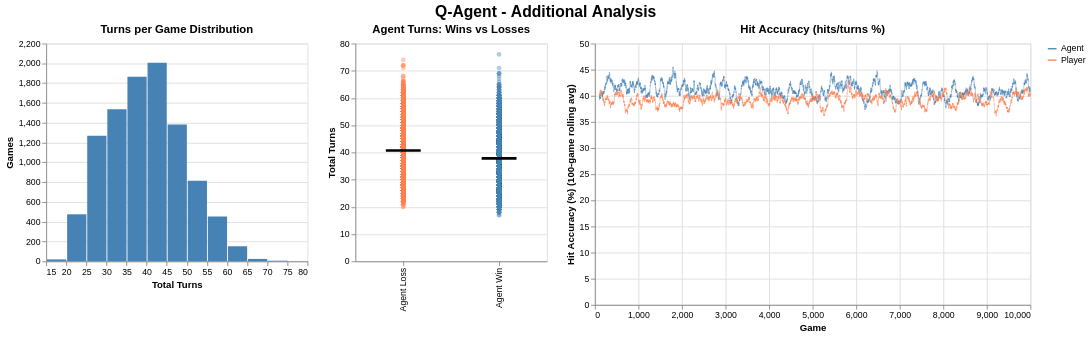

The notebook cell this image was saved under:
### Code cell
# 1. Turns per game distribution
turns_hist = (
    alt.Chart(q_agent_df)
    .mark_bar()
    .encode(
        x=alt.X("turns:Q", title="Total Turns", bin=alt.Bin(step=5)),
        y=alt.Y("count():Q", title="Games"),
        color=alt.value("steelblue"),
    )
    .properties(title="Turns per Game Distribution", width=300, height=250)
)

# 2. Agent turns on wins vs losses (strip + mean tick)
outcome_df = q_agent_df.with_columns(
    pl.when(pl.col("agent_won"))
    .then(pl.lit("Agent Win"))
    .otherwise(pl.lit("Agent Loss"))
    .alias("outcome")
)
strip = (
    alt.Chart(outcome_df)
    .mark_circle(opacity=0.4, size=30)
    .encode(
        x=alt.X("outcome:N", title=""),
        y=alt.Y("turns:Q", title="Total Turns"),
        color=alt.Color(
            "outcome:N",
            scale=alt.Scale(
                domain=["Agent Win", "Agent Loss"], range=["steelblue", "coral"]
            ),
            legend=None,
        ),
    )
    .properties(title="Agent Turns: Wins vs Losses", width=220, height=250)
)
mean_tick = (
    alt.Chart(outcome_df)
    .mark_tick(thickness=3, size=40, color="black")
    .encode(x=alt.X("outcome:N"), y=alt.Y("mean(turns):Q"))
)
turns_outcome = strip + mean_tick

# 3. Hit accuracy per game (hits / total turns, rolling)
acc_df = q_agent_df.with_columns(
    [
        (pl.col("agent_hit") / pl.col("turns") * 100).alias("agent_acc"),
        (pl.col("player_hit") / pl.col("turns") * 100).alias("player_acc"),
    ]
)
acc_chart = make_dual_line(
    acc_df,
    "agent_acc",
    "player_acc",
    "Hit Accuracy (%)",
    "Hit Accuracy (hits/turns %)",
    window=STAT_WINDOW,
    stroke=0.5,
)

title = alt.TitleParams("Q-Agent - Additional Analysis", anchor="middle", fontSize=18)
c = (
    (turns_hist | turns_outcome | acc_chart)
    .resolve_scale(y="independent", color="independent")
    .properties(title=title)
)
c.save(IMG_DIR / "q_agent_additional_analysis.png", ppi=300, scale_factor=2)
c.show()

### Figure 1 — Vega specification as saved in the notebook (floating-point values rounded to 4 significant figures; data arrays with more than 128 entries replaced by an {"elided": "..."} marker saying what was removed)
{"$schema": "https://vega.github.io/schema/vega/v6.json", "data": [{"name": "source_1"}, {"name": "source_2", "values": {"elided": "20000 records"}}, {"name": "source_0", "values": [{"__count": 813, "bin_step_5_turns": 50.0, "bin_step_5_turns_end": 55.0}, {"__count": 2007, "bin_step_5_turns": 40.0, "bin_step_5_turns_end": 45.0}, {"__count": 1268, "bin_step_5_turns": 25.0, "bin_step_5_turns_end": 30.0}, {"__count": 1865, "bin_step_5_turns": 35.0, "bin_step_5_turns_end": 40.0}, {"__count": 1535, "bin_step_5_turns": 30.0, "bin_step_5_turns_end": 35.0}, {"__count": 1382, "bin_step_5_turns": 45.0, "bin_step_5_turns_end": 50.0}, {"__count": 475, "bin_step_5_turns": 20.0, "bin_step_5_turns_end": 25.0}, {"__count": 152, "bin_step_5_turns": 60.0, "bin_step_5_turns_end": 65.0}, {"__count": 453, "bin_step_5_turns": 55.0, "bin_step_5_turns_end": 60.0}, {"__count": 6, "bin_step_5_turns": 70.0, "bin_step_5_turns_end": 75.0}, {"__count": 19, "bin_step_5_turns": 15.0, "bin_step_5_turns_end": 20.0}, {"__count": 24, "bin_step_5_turns": 65.0, "bin_step_5_turns_end": 70.0}, {"__count": 1, "bin_step_5_turns": 75.0, "bin_step_5_turns_end": 80.0}]}, {"name": "data_0", "values": {"elided": "10000 records"}}, {"name": "data_1", "values": [{"mean_turns": 40.73, "outcome": "Agent Loss"}, {"mean_turns": 37.82, "outcome": "Agent Win"}]}, {"name": "source_0_concat_0_y_domain___count", "values": [{"min": 1, "max": 2007}]}, {"name": "data_0_concat_1_x_domain_outcome_0", "values": [{"outcome": "Agent Loss"}, {"outcome": "Agent Win"}]}, {"name": "data_1_concat_1_x_domain_outcome_1", "values": [{"outcome": "Agent Loss"}, {"outcome": "Agent Win"}]}, {"name": "source_2_concat_2_x_domain_game", "values": [{"min": 1, "max": 10000}]}, {"name": "source_2_concat_2_y_domain_value", "values": [{"min": 36.09, "max": 45.51}]}], "signals": [{"name": "concat_0_bin_step_5_turns_bins", "value": {"fields": ["turns"], "fname": "bin_turns", "start": 15.0, "step": 5.0, "stop": 80.0}}, {"name": "concat_0_width", "value": 300}, {"name": "concat_0_height", "value": 250}, {"name": "concat_1_width", "value": 220}, {"name": "concat_1_height", "value": 250}, {"name": "concat_2_width", "value": 500}, {"name": "concat_2_height", "value": 300}], "marks": [{"type": "group", "name": "concat_0_group", "encode": {"update": {"width": {"signal": "concat_0_width"}, "height": {"signal": "concat_0_height"}}}, "marks": [{"type": "rect", "name": "concat_0_marks", "from": {"data": "source_0"}, "encode": {"update": {"fill": {"value": "steelblue"}, "x2": {"field": "bin_step_5_turns", "scale": "concat_0_x", "offset": {"signal": "0.5 + (abs(scale(\"concat_0_x\", datum[\"bin_step_5_turns_end\"]) - scale(\"concat_0_x\", datum[\"bin_step_5_turns\"])) < 0.25 ? -0.5 * (0.25 - (abs(scale(\"concat_0_x\", datum[\"bin_step_5_turns_end\"]) - scale(\"concat_0_x\", datum[\"bin_step_5_turns\"])))) : 0.5)"}}, "y": {"field": "__count", "scale": "concat_0_y"}, "y2": {"value": 0, "scale": "concat_0_y"}, "x": {"field": "bin_step_5_turns_end", "scale": "concat_0_x", "offset": {"signal": "0.5 + (abs(scale(\"concat_0_x\", datum[\"bin_step_5_turns_end\"]) - scale(\"concat_0_x\", datum[\"bin_step_5_turns\"])) < 0.25 ? 0.5 * (0.25 - (abs(scale(\"concat_0_x\", datum[\"bin_step_5_turns_end\"]) - scale(\"concat_0_x\", datum[\"bin_step_5_turns\"])))) : -0.5)"}}}}, "style": ["bar"]}], "axes": [{"scale": "concat_0_y", "gridScale": "concat_0_x", "grid": true, "minExtent": 0, "ticks": false, "domain": false, "zindex": 0, "labels": false, "aria": false, "orient": "left", "maxExtent": 0, "tickCount": {"signal": "ceil(concat_0_height/40)"}}, {"scale": "concat_0_x", "grid": false, "tickCount": {"signal": "ceil(concat_0_width/10)"}, "zindex": 0, "labelOverlap": true, "title": "Total Turns", "orient": "bottom", "labelFlush": true}, {"scale": "concat_0_y", "labelOverlap": true, "title": "Games", "orient": "left", "grid": false, "tickCount": {"signal": "ceil(concat_0_height/40)"}, "zindex": 0}], "title": {"text": "Turns per Game Distribution", "frame": "group"}, "style": "cell"}, {"type": "group", "name": "concat_1_group", "encode": {"update": {"width": {"signal": "concat_1_width"}, "height": {"signal": "concat_1_height"}}}, "marks": [{"type": "symbol", "name": "concat_1_layer_0_marks", "from": {"data": "data_0"}, "encode": {"update": {"opacity": {"value": 0.4}, "y": {"field": "turns", "scale": "concat_1_y"}, "fill": {"field": "outcome", "scale": "concat_1_color"}, "shape": {"value": "circle"}, "x": {"field": "outcome", "scale": "concat_1_x", "band": 0.5}, "size": {"value": 30}}}, "style": ["circle"]}, {"type": "rect", "name": "concat_1_layer_1_marks", "from": {"data": "data_1"}, "encode": {"update": {"fill": {"value": "black"}, "width": {"value": 40}, "yc": {"field": "mean_turns", "scale": "concat_1_y"}, "height": {"value": 3}, "xc": {"field": "outcome", "scale": "concat_1_x", "band": 0.5}}}, "style": ["tick"]}], "axes": [{"scale": "concat_1_y", "grid": true, "ticks": false, "maxExtent": 0, "minExtent": 0, "orient": "left", "zindex": 0, "domain": false, "tickCount": {"signal": "ceil(concat_1_height/40)"}, "labels": false, "aria": false, "gridScale": "concat_1_x"}, {"scale": "concat_1_x", "orient": "bottom", "labelAngle": 270, "labelBaseline": "middle", "labelAlign": "right", "zindex": 0, "grid": false}, {"scale": "concat_1_y", "title": "Total Turns", "tickCount": {"signal": "ceil(concat_1_height/40)"}, "zindex": 0, "labelOverlap": true, "orient": "left", "grid": false}], "title": {"text": "Agent Turns: Wins vs Losses", "frame": "group"}, "style": "cell"}, {"type": "group", "name": "concat_2_group", "encode": {"update": {"width": {"signal": "concat_2_width"}, "height": {"signal": "concat_2_height"}}}, "marks": [{"type": "group", "name": "concat_2_pathgroup", "from": {"facet": {"data": "source_2", "name": "faceted_path_concat_2_main", "groupby": ["side"]}}, "encode": {"update": {"width": {"field": {"signal": null, "datum": null, "group": "width", "parent": null}}, "height": {"field": {"signal": null, "datum": null, "group": "height", "parent": null}}}}, "marks": [{"type": "line", "name": "concat_2_marks", "from": {"data": "faceted_path_concat_2_main"}, "sort": {"field": "x"}, "encode": {"update": {"stroke": {"field": "side", "scale": "concat_2_color"}, "y": {"field": "value", "scale": "concat_2_y"}, "strokeWidth": {"value": 0.5}, "defined": {"signal": "isValid(datum[\"game\"]) && isFinite(+datum[\"game\"]) && isValid(datum[\"value\"]) && isFinite(+datum[\"value\"])"}, "x": {"field": "game", "scale": "concat_2_x"}}}, "style": ["line"]}]}], "axes": [{"scale": "concat_2_x", "orient": "bottom", "gridScale": "concat_2_y", "aria": false, "grid": true, "maxExtent": 0, "domain": false, "ticks": false, "labels": false, "minExtent": 0, "tickCount": {"signal": "ceil(concat_2_width/40)"}, "zindex": 0}, {"scale": "concat_2_y", "grid": true, "orient": "left", "minExtent": 0, "labels": false, "aria": false, "tickCount": {"signal": "ceil(concat_2_height/40)"}, "domain": false, "maxExtent": 0, "zindex": 0, "ticks": false, "gridScale": "concat_2_x"}, {"scale": "concat_2_x", "tickCount": {"signal": "ceil(concat_2_width/40)"}, "orient": "bottom", "zindex": 0, "grid": false, "labelOverlap": true, "title": "Game", "labelFlush": true}, {"scale": "concat_2_y", "title": "Hit Accuracy (%) (100-game rolling avg)", "labelOverlap": true, "zindex": 0, "tickCount": {"signal": "ceil(concat_2_height/40)"}, "grid": false, "orient": "left"}], "title": {"text": "Hit Accuracy (hits/turns %)", "frame": "group"}, "style": "cell", "legends": [{"stroke": "concat_2_color", "symbolType": "stroke"}]}], "scales": [{"name": "concat_0_x", "type": "linear", "domain": {"signal": "[concat_0_bin_step_5_turns_bins.start, concat_0_bin_step_5_turns_bins.stop]"}, "range": [0, {"signal": "concat_0_width"}], "bins": {"signal": "concat_0_bin_step_5_turns_bins"}, "zero": false}, {"name": "concat_0_y", "type": "linear", "domain": [{"signal": "(data(\"source_0_concat_0_y_domain___count\")[0] || {}).min"}, {"signal": "(data(\"source_0_concat_0_y_domain___count\")[0] || {}).max"}], "range": [{"signal": "concat_0_height"}, 0], "zero": true, "nice": true}, {"name": "concat_1_x", "type": "band", "domain": {"fields": [{"data": "data_0_concat_1_x_domain_outcome_0", "field": "outcome"}, {"data": "data_1_concat_1_x_domain_outcome_1", "field": "outcome"}], "sort": true}, "range": [0, {"signal": "concat_1_width"}], "paddingOuter": 0, "paddingInner": 0}, {"name": "concat_1_y", "type": "linear", "domain": {"fields": [{"data": "data_0", "field": "turns"}, {"data": "data_1", "field": "mean_turns"}]}, "range": [{"signal": "concat_1_height"}, 0], "nice": true, "zero": true}, {"name": "concat_1_color", "type": "ordinal", "domain": ["Agent Win", "Agent Loss"], "range": ["steelblue", "coral"]}, {"name": "concat_2_x", "type": "linear", "domain": [{"signal": "(data(\"source_2_concat_2_x_domain_game\")[0] || {}).min"}, {"signal": "(data(\"source_2_concat_2_x_domain_game\")[0] || {}).max"}], "range": [0, {"signal": "concat_2_width"}], "zero": false, "nice": true}, {"name": "concat_2_y", "type": "linear", "domain": [{"signal": "(data(\"source_2_concat_2_y_domain_value\")[0] || {}).min"}, {"signal": "(data(\"source_2_concat_2_y_domain_value\")[0] || {}).max"}], "range": [{"signal": "concat_2_height"}, 0], "nice": true, "zero": true}, {"name": "concat_2_color", "type": "ordinal", "domain": ["Agent", "Player"], "range": ["steelblue", "coral"]}], "title": {"text": "Q-Agent - Additional Analysis", "anchor": "middle", "fontSize": 18}, "layout": {"padding": 20, "bounds": "full", "align": "each"}, "background": "white", "padding": 5}
